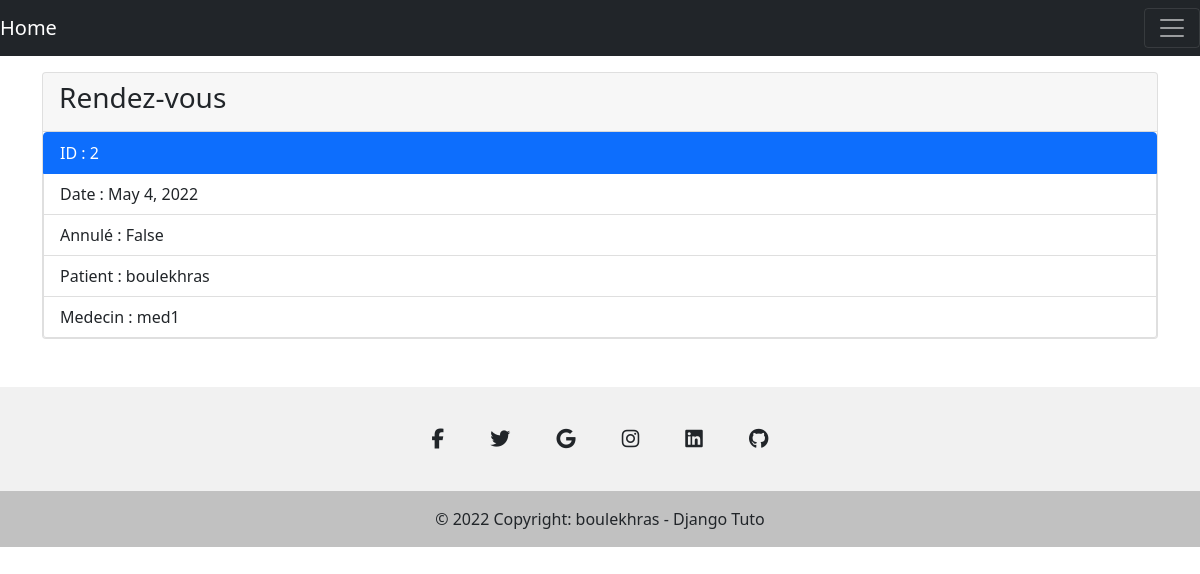
Page /hopital/rendez_vous/2 on the committed database.
### boulekhras_fadwa/models.py (models this page shows)
class Rendez_vous(models.Model):
    date=models.DateField(auto_now=True)
    annuleYN=models.BooleanField(default=False)
    patient=models.ForeignKey(Patient, on_delete=models.CASCADE)
    medecin=models.ForeignKey(Medecin, on_delete=models.CASCADE)

class Patient(models.Model):
    nom=models.CharField(max_length=30)
    prenom=models.CharField(max_length=30)
    email=models.EmailField(max_length=30)
    ddn=models.DateField(auto_now=True)
    def __str__(self):
        return self.nom

class Medecin(models.Model):
    nom = models.CharField(max_length=30)
    prenom = models.CharField(max_length=30)
    specialite = models.CharField(max_length=35)
    def __str__(self):
        return self.nom

### boulekhras_fadwa/views.py (the view)
# urls.py: path('hopital/rendez_vous/<int:id>', views.rendez_vous),
def rendez_vous(request, id):
    rdv = Rendez_vous.objects.get(patient__id=id)
    context = {'rdv': rdv}
    return render(request, 'rendez_vous.html',context)

### boulekhras_fadwa/templates/rendez_vous.html
{% extends 'layout.html' %}
{% block content %}
<div class="card mt-3">
        <div class="card-header">
            <div class="input-group">
                <h3>Rendez-vous</h3>
            </div>
        </div>
    <ul class="list-group">
        <li class="list-group-item active">ID : {{ rdv.id }}</li>
        <li class="list-group-item">Date : {{ rdv.date }}</li>
        <li class="list-group-item">Annulé : {{ rdv.annuleYN }}</li>
        <li class="list-group-item">Patient : {{ rdv.patient }}</li>
        <li class="list-group-item">Medecin : {{ rdv.medecin }}</li>
    </ul>
</div>
{% endblock content %}

### rows in the picture
Rendez_vous: id "2", date "May 4, 2022", annuleYN "False", patient "boulekhras", medecin "med1"
